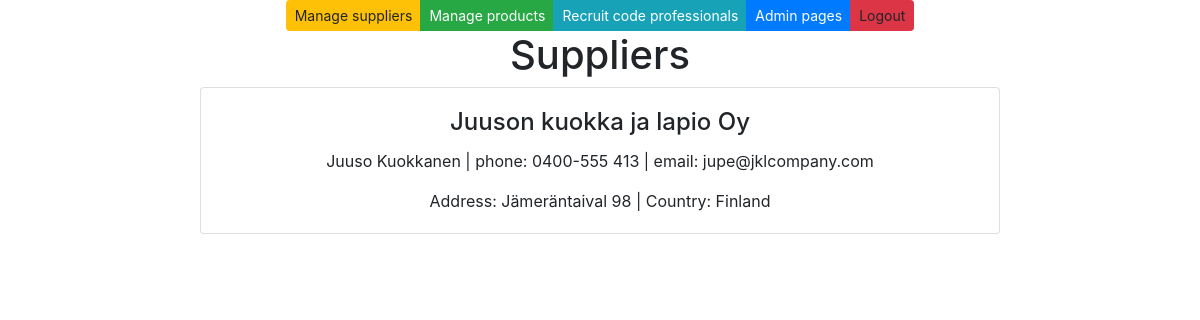
The app's page /suppliers/, older data.
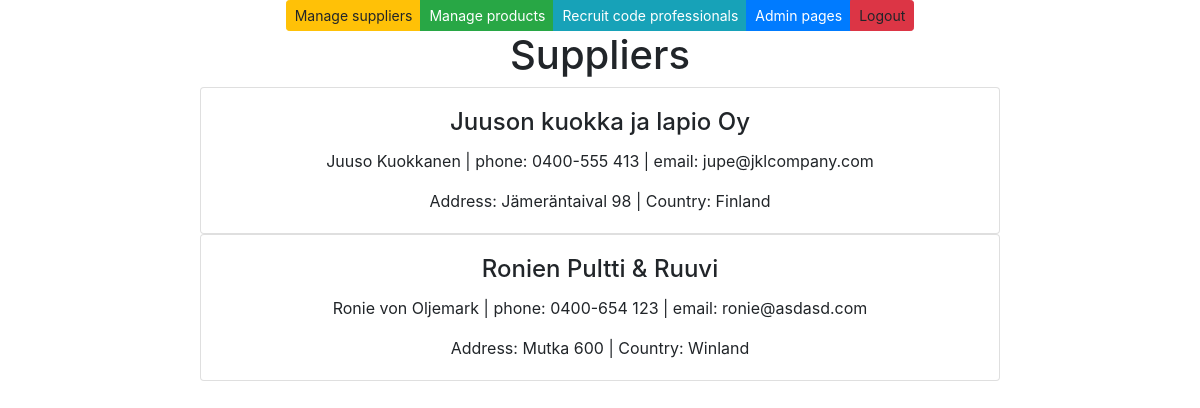
The same page, newer data.
### app/models.py (models this page shows, shortened)
class Supplier(models.Model):
    companyname = models.CharField(max_length = 50, default="firma")
    contactname = models.CharField(max_length = 50, default="firma")
    address = models.CharField(max_length = 100, default="firma")
    phone = models.CharField(max_length = 20, default="firma")
    email = models.CharField(max_length = 50, default="firma")
    country = models.CharField(max_length = 50, default="firma")

### app/views.py (the view)
# urls.py: path('suppliers/', supplierlistview),
def supplierlistview(request):
    supplierlist = Supplier.objects.all()
    context ={'suppliers': supplierlist}
    return render(request, 'supplierlist.html', context)

### app/templates/supplierlist.html
{% extends 'index.html' %}
{% block content %}
<h1>Suppliers</h1>
{% for s in suppliers %}
<div class="card" style="width: 50rem;">
    <div class="card-body">
        <h4 class="card-title">{{s.companyname}}</h4>
        <p class="card-text">{{s.contactname}} | phone: {{s.phone}} | email: {{s.email}} </p>
        <p class="card-text">Address: {{s.address}} | Country: {{s.country}}</p>
    </div>
</div>
{% empty %}
<h2>Ei mitään täällä!</h2>
{%endfor%}
{% endblock %}

Row changes from the older to the newer data that the page shows:
added Supplier: companyname "Ronien Pultti & Ruuvi", contactname "Ronie von Oljemark", phone "0400-654 123", email "ronie@asdasd.com", address "Mutka 600", country "Winland"
